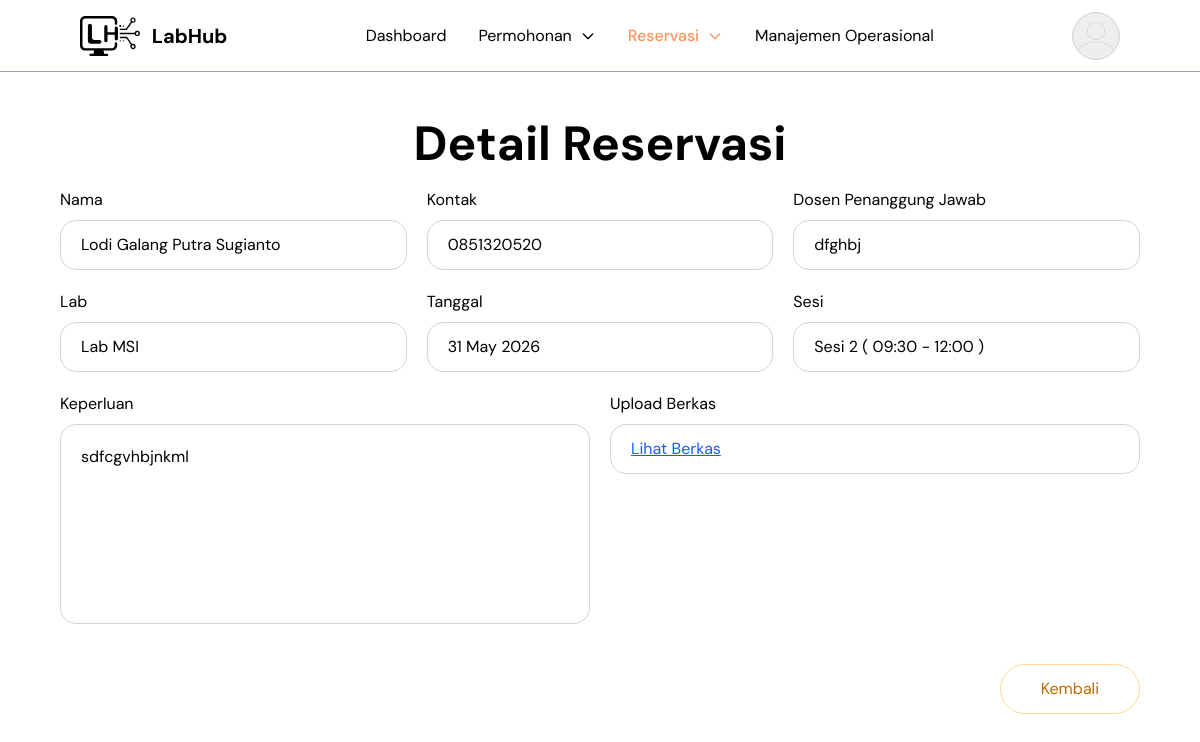
Screenshot of /admin/index.php?page=detail_reservasi&id=9&from=riwayat_reservasi (signed in) with the database file from the repository.
### tables this page shows
CREATE TABLE `reservasi` (
  `id` int NOT NULL,
  `user_id` int NOT NULL,
  `jadwal_id` int NOT NULL,
  `kode_reservasi` varchar(100) DEFAULT NULL,
  `dosen_penanggung_jawab` varchar(100) NOT NULL,
  `kontak` varchar(30) NOT NULL,
  `keperluan` text NOT NULL,
  `berkas` varchar(255) DEFAULT NULL,
  `status` enum('Pending','Disetujui','Ditolak','Dibatalkan','Belum Ambil Kunci','Sedang Berlangsung','Selesai','Tidak Hadir') DEFAULT 'Pending',
  `created_at` timestamp NULL DEFAULT CURRENT_TIMESTAMP,
  `alasan_pembatalan` text,
  `email_h1_dikirim` datetime DEFAULT NULL
);

CREATE TABLE `users` (
  `id` int NOT NULL,
  `nama` varchar(100) NOT NULL,
  `email` varchar(100) NOT NULL,
  `password` varchar(255) NOT NULL,
  `foto_profile` varchar(255) DEFAULT NULL,
  `role` enum('user','admin') NOT NULL DEFAULT 'user',
  `status` enum('mahasiswa','dosen') NOT NULL,
  `npm` varchar(20) DEFAULT NULL,
  `program_studi_id` int DEFAULT NULL,
  `created_at` timestamp NULL DEFAULT CURRENT_TIMESTAMP,
  `reset_otp` varchar(10) DEFAULT NULL,
  `reset_otp_expired` datetime DEFAULT NULL,
  `reset_token` varchar(255) DEFAULT NULL
);

CREATE TABLE `labs` (
  `id` int NOT NULL,
  `nama_lab` varchar(100) NOT NULL,
  `kode_lab` varchar(10) NOT NULL,
  `kategori` varchar(100) DEFAULT NULL,
  `lokasi` varchar(100) DEFAULT NULL,
  `luas` int DEFAULT NULL,
  `kapasitas` int DEFAULT '0',
  `fasilitas` text,
  `deskripsi` text,
  `gambar` varchar(255) DEFAULT NULL,
  `jam_buka` time NOT NULL,
  `jam_tutup` time NOT NULL,
  `status` enum('Tersedia','Perbaikan','Non-aktif') DEFAULT 'Tersedia',
  `created_at` timestamp NULL DEFAULT CURRENT_TIMESTAMP,
  `slug` varchar(255) DEFAULT NULL
);

CREATE TABLE `jadwal` (
  `id` int NOT NULL,
  `lab_id` int NOT NULL,
  `tanggal` date NOT NULL,
  `sesi` varchar(50) NOT NULL,
  `jam_mulai` time NOT NULL,
  `jam_selesai` time NOT NULL,
  `created_at` timestamp NULL DEFAULT CURRENT_TIMESTAMP
);

### admin/pages/detail_reservasi.php (the view, shortened to what this page needs)
<?php
include __DIR__ . '/../../config/config.php';
$reservasiId =
    (int) $_GET['id'];
$from =
    $_GET['from']
    ?? 'dashboard';
$stmt =
    mysqli_prepare(
        $conn,
        "SELECT
            reservasi.id,
            reservasi.kontak,
            reservasi.dosen_penanggung_jawab,
            reservasi.keperluan,
            reservasi.berkas,
            reservasi.status,
            reservasi.alasan_pembatalan,
            users.nama,
            users.email,
            labs.nama_lab,
            jadwal.tanggal,
            jadwal.sesi,
            jadwal.jam_mulai,
            jadwal.jam_selesai
        FROM reservasi
        JOIN users
        ON reservasi.user_id = users.id
        JOIN jadwal
        ON reservasi.jadwal_id = jadwal.id
        JOIN labs
        ON jadwal.lab_id = labs.id
        WHERE reservasi.id = ?"
    );
mysqli_stmt_bind_param(
    $stmt,
    "i",
    $reservasiId
);
mysqli_stmt_execute(
    $stmt
);
$result =
    mysqli_stmt_get_result(
        $stmt
    );
$data =
    mysqli_fetch_assoc(
        $result
    );
?>
<section class="
    mt-20
    px-5
    md:px-15
    py-10
">
    <h1 class="
        text-center
        text-4xl
        md:text-5xl
        font-bold
        mb-5
    ">
        Detail Reservasi
    </h1>
    <div class="
        grid
        md:grid-cols-3
        gap-5
    ">
        <div>
            <label class="
                text-sm
                md:text-base
            ">
                Nama
            </label>
            <div class="
                mt-2
                border
                border-gray-300
                rounded-2xl
                px-5
                py-3
            ">
                <?= htmlspecialchars(
                    $data['nama']
                ) ?>
            </div>
        </div>
        <div>
            <label>
                Kontak
            </label>
            <div class="
                mt-2
                border
                border-gray-300
                rounded-2xl
                px-5
                py-3
            ">
                <?= htmlspecialchars(
                    $data['kontak']
                ) ?>
            </div>
        </div>
        <div>
            <label>
                Dosen Penanggung Jawab
            </label>
            <div class="
                mt-2
                border
                border-gray-300
                rounded-2xl
                px-5
                py-3
            ">
                <?= htmlspecialchars(
                    $data['dosen_penanggung_jawab']
                ) ?>
            </div>
        </div>
        <div>
            <label>
                Lab
            </label>
            <div class="
                mt-2
                border
                border-gray-300
                rounded-2xl
                px-5
                py-3
            ">
                <?= htmlspecialchars(
                    $data['nama_lab']
                ) ?>
            </div>
        </div>
        <div>
            <label>
                Tanggal
            </label>
            <div class="
                mt-2
                border
                border-gray-300
                rounded-2xl
                px-5
                py-3
            ">
                <?= date(
                    'd F Y',
                    strtotime(
                        $data['tanggal']
                    )
                ) ?>
            </div>
        </div>
        <div>
            <label>
                Sesi
            </label>
            <div class="
                mt-2
                border
                border-gray-300
                rounded-2xl
                px-5
                py-3
                whitespace-nowrap
            ">
                <?= htmlspecialchars(
                    $data['sesi']
                ) ?>
                (
                <?= substr(
                    $data['jam_mulai'],
                    0,
                    5
                ) ?>
                -
                <?= substr(
                    $data['jam_selesai'],
                    0,
                    5
                ) ?>
                )
            </div>
        </div>
    </div>
    <div class="
        grid
        lg:grid-cols-2
        gap-5
        mt-5
    ">
        <div>
            <label>
                Keperluan
            </label>
            <div class="
                mt-2
                border
                border-gray-300
                rounded-2xl
                p-5
                min-h-20
                lg:min-h-50
            ">
                <?= nl2br(
                    htmlspecialchars(
                        $data['keperluan']
                    )
                ) ?>
            </div>
        </div>
        <div class="grid md:grid-rows-2">
            <div>
                <label>
                    Upload Berkas
                </label>
                <div class="
                mt-2
                border
                border-gray-300
                rounded-2xl
                px-5
                py-3
            ">
                    <?php if (
                        !empty(
                        $data['berkas']
                    )
                    ): ?>
                        <a href="/assets/files/uploads/<?= urlencode($data['berkas']) ?>" target="_blank"
                            rel="noopener noreferrer" class="
                            text-blue-600
                            underline
                        ">
                            Lihat Berkas
                        </a>
                    <?php else: ?>
                        Tidak ada
                    <?php endif; ?>
                </div>
            </div>
        </div>
    </div>
    <?php if ($data['status'] == 'Pending'): ?>
        <form method="POST" class="
        flex
        justify-end
        gap-7.5
        lg:gap-5
        mt-10
        flex-wrap
    ">
            <a href="?page=<?= $from ?>" class="
                px-10
                py-3
                rounded-full
                border
                border-[#FFD991]
                text-[#BF6A02]
                hover:bg-[#FFD991]
            ">
                Kembali
            </a>
            <button type="submit" name="tolak" class="
                px-10
                py-3
                rounded-full
                bg-[#FDD3D0]
                text-[#EC221F]
                cursor-pointer
                hover:opacity-70
            ">
                Tolak
            </button>
            <button type="submit" name="terima" class="
                px-10
                py-3
                rounded-full
                bg-[#CFF7D3]
                text-[#14AE5C]
                cursor-pointer
                hover:opacity-70
            ">
                Terima
            </button>
        </form>
    <?php else: ?>
        <div class="
        flex
        justify-end
        mt-10
    ">
            <a href="?page=<?= $from ?>" class="
                px-10
                py-3
                rounded-full
                border
                border-[#FFD991]
                text-[#BF6A02]
                hover:bg-[#FFD991]
            ">
                Kembali
            </a>
        </div>
    <?php endif; ?>
</section>

### rows the page displays
reservasi: user.nama "Lodi Galang Putra Sugianto", kontak "0851320520", dosen_penanggung_jawab "dfghbj", labs.nama_lab "Lab MSI", jadwal.tanggal "31 May 2026", jadwal.sesi "Sesi 2", jadwal.jam_mulai "09:30", jadwal.jam_selesai "12:00", keperluan "sdfcgvhbjnkml"
